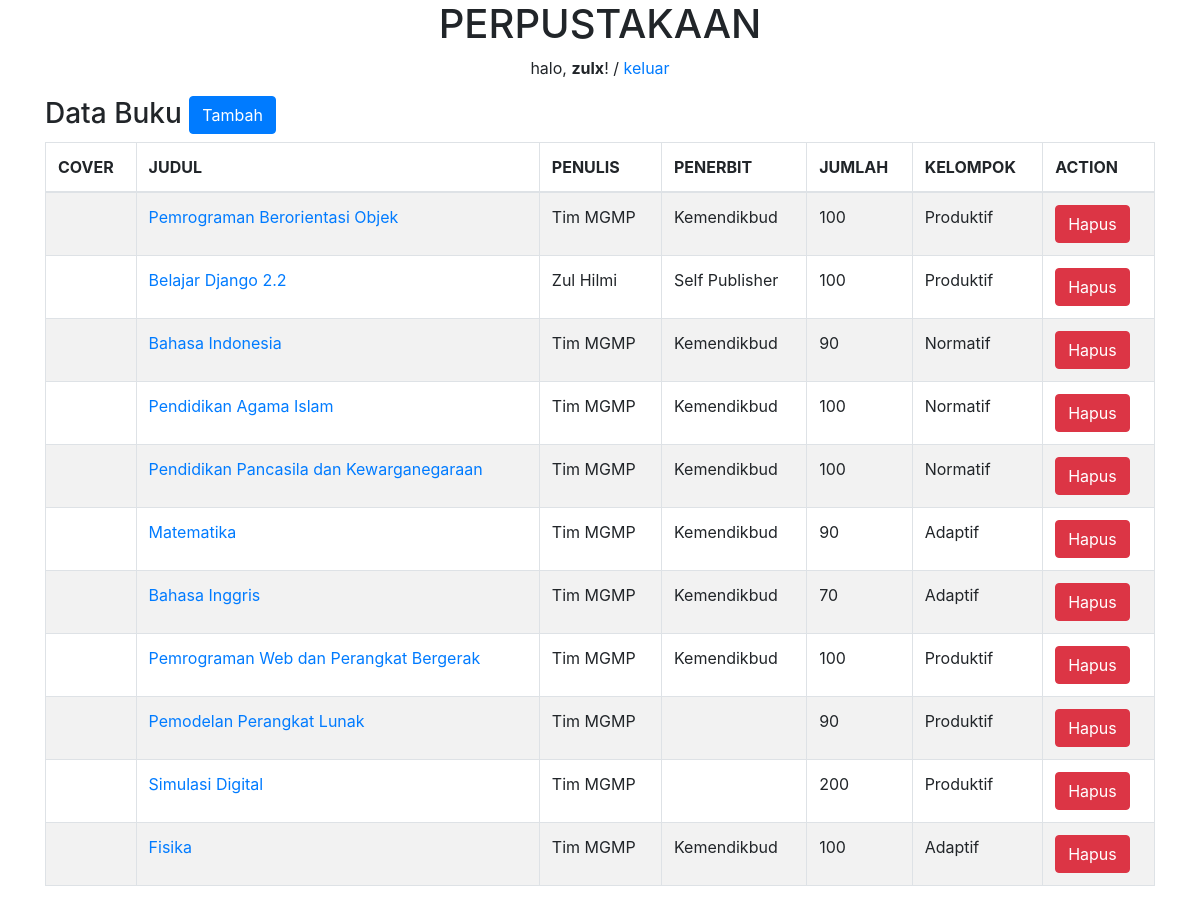
Page /buku/ (signed in) on the earlier database version.
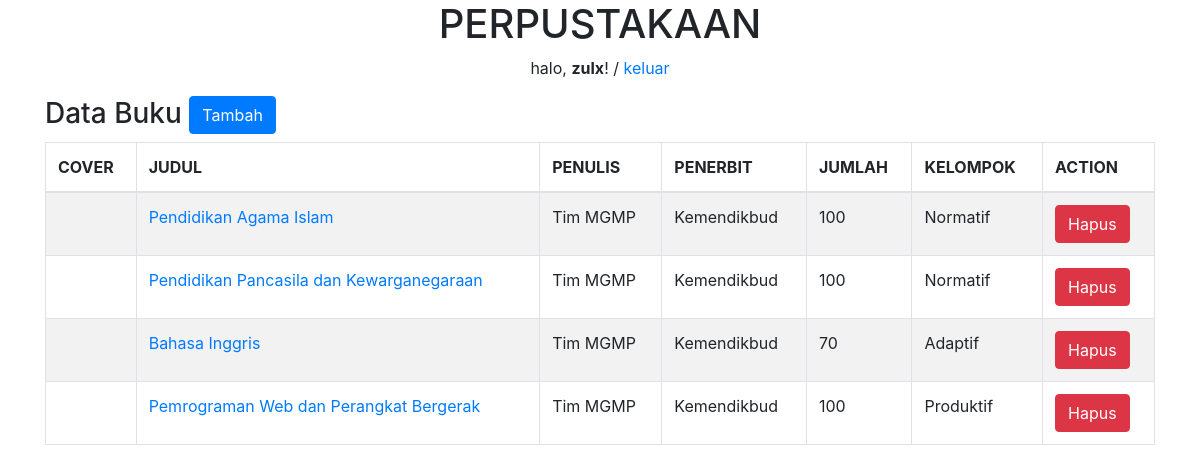
Same page on the later database version.
### perpustakaan/models.py (models this page shows, shortened)
class Buku(models.Model):
  judul = models.CharField(max_length=50)
  penulis = models.CharField(max_length=40)
  penerbit = models.CharField(max_length=40)
  jumlah = models.IntegerField(null=True)
  kelompok_id = models.ForeignKey(Kelompok, on_delete=models.CASCADE, null=True)
  cover = models.ImageField(upload_to='cover/', null=True)
  tanggal = models.DateTimeField(auto_now_add=True, null=True)

class Kelompok(models.Model):
  nama = models.CharField(max_length=9)
  keterangan = models.TextField()
  def __str__(self):
    return self.nama

### perpustakaan/views.py (the view)
# urls.py: path('buku/', buku, name='buku'),
@login_required(login_url=settings.LOGIN_URL)
def buku(request):
    books = Buku.objects.all()
    konteks = {
        'books': books,
    }
    return render(request, 'buku.html', konteks)

### perpustakaan/templates/buku.html (shortened to what this page needs)
{% extends 'base.html' %}
{% block content %}
<div class="container">
  <div class="row">
    <div class="col-md-12">
      <h3>
        Data Buku
        <a href="{% url 'tambah_buku' %}" class="btn btn-primary">Tambah</a>
      </h3>
      <table class="table table-bordered table-striped">
        <thead>
          <tr>
            <th>COVER</th>
            <th>JUDUL</th>
            <th>PENULIS</th>
            <th>PENERBIT</th>
            <th>JUMLAH</th>
            <th>KELOMPOK</th>
            <th>ACTION</th>
          </tr>
        </thead>
        <tbody>
          {% for buku in books %}
          <tr>
            <td>
            </td>
            <td><a href="{% url 'ubah_buku' buku.id %}">{{ buku.judul }}</a></td>
            <td>{{ buku.penulis }}</td>
            <td>{{ buku.penerbit }}</td>
            <td>{{ buku.jumlah }}</td>
            <td>{{ buku.kelompok_id }}</td>
            <td>
              <button data-toggle="modal" data-target="#hapus-{{ buku.id }}" class="btn btn-danger">Hapus</button>
            </td>
          </tr>
          {% endfor %}
        </tbody>
      </table>
    </div>
  </div>
</div>
{% endblock %}

### templates/base.html (shortened to what this page needs)
{% load static %}
<!DOCTYPE html>
<html lang="en">
<head>
  <link rel="stylesheet" href="{% static 'css/bootstrap.min.css' %}">
  <link rel="stylesheet" href="{% static 'css/style.css' %}">
</head>
<body>
  {% include 'judul.html' %}
  {% block content %}
  {% endblock %}
</body>
</html>

### templates/judul.html
<center>
  <h1>PERPUSTAKAAN</h1>
  {% if user.is_authenticated %}
    <p>halo, <strong>{{ user }}</strong>! / <a href="{% url 'keluar' %}">keluar</a></p>
  {% endif %}
</center>

### static/css/style.css (style rules this page uses)
body { background-color: #ffffff; }

Differences in the rows shown:
removed Buku: judul "Pemrograman Berorientasi Objek", penulis "Tim MGMP", penerbit "Kemendikbud", jumlah "100", kelompok_id "Produktif"
removed Buku: judul "Belajar Django 2.2", penulis "Zul Hilmi", penerbit "Self Publisher", jumlah "100", kelompok_id "Produktif"
removed Buku: judul "Bahasa Indonesia", penulis "Tim MGMP", penerbit "Kemendikbud", jumlah "90", kelompok_id "Normatif"
removed Buku: judul "Matematika", penulis "Tim MGMP", penerbit "Kemendikbud", jumlah "90", kelompok_id "Adaptif"
removed Buku: judul "Pemodelan Perangkat Lunak", penulis "Tim MGMP", jumlah "90", kelompok_id "Produktif"
removed Buku: judul "Simulasi Digital", penulis "Tim MGMP", jumlah "200", kelompok_id "Produktif"
removed Buku: judul "Fisika", penulis "Tim MGMP", penerbit "Kemendikbud", jumlah "100", kelompok_id "Adaptif"
